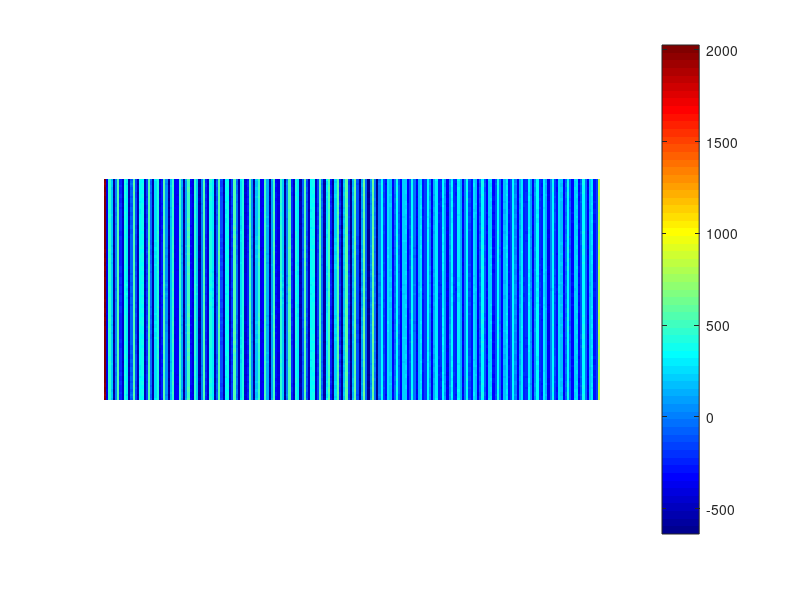

MATLAB code for this plot:
%% 参数设置
alpha = 7;
E = 1000; % 固体的杨氏模量
Ev = E/10^(alpha-1); % 搭配固体的虚拟的杨氏模量
nu = 0.3; % 固体的泊松比
rhos = 1; % 固体的密度
rhosv = rhos/10^alpha; % 搭配固体的虚拟的密度

kappa = 1; % 气体的体积模量
kappav = kappa*10^alpha; % 搭配气体的虚拟的体积模量
rhoa = 1; % 气体的密度，待确定
rhoav = rhoa*10^(alpha-1); % 搭配气体的虚拟的密度

q = 1; % RAMP插值的参数
omega = 2;
k = 2; % 似乎是波数，等于omega/c_a
pin = 1000;

%% 设计变量的初始化
nelxs = 25;
nelx = nelxs*9;  % x方向网格数,4.5米,每个单元格0.02米
nely = nelxs*4;  % y方向网格数,2米,每个单元格0.02米
volfrac = 0.55; % 体积分数，也决定了初始解

x = zeros(nely, nelx);   % 初始化全0矩阵
x(:,nelxs*4+1:nelxs*5) = volfrac;    % 将中间25列的值设为0.55
xPhys = x;  % 过滤和Heaviside投影在之后补充
xPhyss = xPhys(:,nelxs*4+1:nelxs*5); %把中间部分取出来
% imagesc(1-x); colormap(gray); clim([0 1]); axis equal; axis off;  % 测试代码

%% 物理场的编号
% 声压场的编号，整个区域的声压场都需要计算，一共(nely+1)*(nelx+1)个节点，也是这么多自由度
P = zeros((nely+1)*(nelx+1),1); % 用于存储声压场的自由度
nodenrsa = reshape(1:(1+nelx)*(1+nely),1+nely,1+nelx); % 给(nely+1)*(nelx+1)个节点编号
edofVeca = reshape(nodenrsa(1:end-1,1:end-1)+nely+1,nelx*nely,1); % 记录每个单元的右上节点的编号
edofMata = repmat(edofVeca,1,4)+repmat([0 -nely-1 -nely 1],nelx*nely,1); % 记录每个单元的四个声压自由度的编号
% 以上这部分在纯声学计算特征频率的代码中用过，所以应该是没错的

% 位移场的编号，中间区域的位移场需要计算，一共(nely+1)*(nelxs+1)个节点，二倍的自由度
U = zeros(2*(nely+1)*(nelxs+1),1); % 用于存储位移场的自由度
nodenrss = reshape(1:(1+nelxs)*(1+nely),1+nely,1+nelxs); % 给(nely+1)*(nelx+1)个节点编号
edofVecs = reshape(2*nodenrss(1:end-1,1:end-1)+1,nelxs*nely,1); % 记录每个单元的左下节点的编号
edofMats = repmat(edofVecs,1,8)+repmat([0 1 2*nely+[2 3 0 1] -2 -1],nelxs*nely,1); % 记录每个单元的八个位移自由度的编号
% 以上这部分在纯力学的代码中用过很多次了，所以应该是没错的

%% 局部矩阵的计算
% 纯声学部分
Kae = 1/6*[4 -1 -2 -1; -1 4 -1 -2; -2 -1 4 -1; -1 -2 -1 4];
Mae = 1/36*[4 2 1 2; 2 4 2 1; 1 2 4 2; 2 1 2 4];

iIndexaa = reshape(kron(edofMata,ones(4,1))',16*nelx*nely,1);
jIndexaa = reshape(kron(edofMata,ones(1,4))',16*nelx*nely,1);
% 以上这部分在纯声学计算特征频率的代码中用过，所以应该是没错的

Mle = 1/6*[2 0 0 1;0 0 0 0;0 0 0 0;1 0 0 2];
Mre = 1/6*[0 0 0 0;0 2 1 0;0 1 2 0;0 0 0 0];
iIndexl = reshape(kron(edofMata(1:nely, :),ones(4,1))',16*nely,1);
jIndexl = reshape(kron(edofMata(1:nely, :),ones(1,4))',16*nely,1);
iIndexr = reshape(kron(edofMata((nelx-1)*nely+1:nelx*nely, :),ones(4,1))',16*nely,1);
jIndexr = reshape(kron(edofMata((nelx-1)*nely+1:nelx*nely, :),ones(1,4))',16*nely,1);
% 这部分比较简单，感觉不会错

% 纯力学部分
A11 = [12  3 -6 -3;  3 12  3  0; -6  3 12 -3; -3  0 -3 12];
A12 = [-6 -3  0  3; -3 -6 -3 -6;  0 -3 -6  3;  3 -6  3 -6];
B11 = [-4  3 -2  9;  3 -4 -9  4; -2 -9 -4 -3;  9  4 -3 -4];
B12 = [ 2 -3  4 -9; -3  2  9 -2;  4  9  2  3; -9 -2  3  2];
Kse = 1/(1-nu^2)/24*([A11 A12;A12' A11]+nu*[B11 B12;B12' B11]);

L = [4 0 2 0; 0 4 0 2; 2 0 4 0; 0 2 0 4];
R = [1 0 2 0; 0 1 0 2; 2 0 1 0; 0 2 0 1];
Mse = [L R; R' L]/36;

iIndexss = reshape(kron(edofMats,ones(8,1))',64*nelxs*nely,1);
jIndexss = reshape(kron(edofMats,ones(1,8))',64*nelxs*nely,1);
% 唯一需要检查的就是Mse是不是编对了，但他是在Mae基础上来的，大概率对


% 声振耦合的部分
Spe = [-2 0 0 -1; -2 -1 0 0; 0 2 1 0; -1 -2 0 0; 0 1 2 0; 0 0 2 1; -1 0 0 -2; 0 0 1 2]/6;
Sue = Spe';
% 这部分仔细检查验算了，应该是对的

% 给Sp用的行列指标
iIndexp = reshape(kron(edofMats,ones(4,1))',32*nelxs*nely,1);
jIndexp = reshape(kron(edofMata(4*nelxs*nely+1:5*nelxs*nely, :),ones(1,8))',32*nelxs*nely,1);
% 给Su用的行列指标
iIndexu = reshape(kron(edofMata(4*nelxs*nely+1:5*nelxs*nely, :),ones(8,1))',32*nelxs*nely,1);
jIndexu = reshape(kron(edofMats,ones(1,4))',32*nelxs*nely,1);
% 这部分仔细检查验算了，应该是对的

%% 全局矩阵的拼装
% 纯声学部分
sKa = reshape(Kae(:)*(1/rhoa + (1/rhoav-1/rhoa)*xPhys(:)./(1+q*(1-xPhys(:))))',16*nelx*nely,1);
sMa = reshape(Mae(:)*(1/kappa + (1/kappav-1/kappa)*xPhys(:))',16*nelx*nely,1);
% 用的是论文中的插值公式，除非我对matlab的语法理解有问题，不然不会错
Ka = sparse(iIndexaa,jIndexaa,sKa); Ka = (Ka+Ka')/2;
Ma = sparse(iIndexaa,jIndexaa,sMa); Ma = (Ma+Ma')/2;

sMl = reshape(Mle(:) * (1/rhoa + (1/rhoav - 1/rhoa) * xPhys(:,1) ./ (1 + q*(1 - xPhys(:,1))))', 16*nely, 1);
sMr = reshape(Mre(:) * (1/rhoa + (1/rhoav - 1/rhoa) * xPhys(:,nelx) ./ (1 + q*(1 - xPhys(:,nelx))))', 16*nely, 1);
% sMl = reshape(Mle(:)*(1/rhoa + (1/rhoav-1/rhoa)*repmat(xPhys(:,1), size(xPhys,2),1)./(1+q*(1-repmat(xPhys(:,1), size(xPhys,2),1))))',16*nely,1);
% sMr = reshape(Mre(:)*(1/rhoa + (1/rhoav-1/rhoa)*repmat(xPhys(:,nelx), size(xPhys,2),1)./(1+q*(1-repmat(xPhys(:,nelx), size(xPhys,2),1))))',16*nely,1);
Ml = sparse(iIndexl,jIndexl,sMl,(nely+1)*(nelx+1),(nely+1)*(nelx+1)); Ml = (Ml+Ml')/2;
Mr = sparse(iIndexr,jIndexr,sMr); Mr = (Mr+Mr')/2;
Mi = Ml+Mr;

Fa = zeros((nely+1)*(nelx+1), 1);
Fa(1:nely+1) = [(1/rhoa + (1/rhoav-1/rhoa)*xPhys(:,1)./(1+q*(1-xPhys(:,1)))); 0]/2 + [0; (1/rhoa + (1/rhoav-1/rhoa)*xPhys(:,1)./(1+q*(1-xPhys(:,1))))]/2;

% 纯力学部分
sKs = reshape(Kse(:)*(Ev+(E-Ev)*xPhyss(:)./(1+q*(1-xPhyss(:))))',64*nelxs*nely,1);
sMs = reshape(Mse(:)*(rhosv+(rhos-rhosv)*xPhyss(:))',64*nelxs*nely,1);
% 用的是论文中的插值公式，除非我对matlab的语法理解有问题，不然不会错
Ks = sparse(iIndexss,jIndexss,sKs); Ks = (Ks+Ks')/2;
Ms = sparse(iIndexss,jIndexss,sMs); Ms = (Ms+Ms')/2;

% 声振耦合部分
% Sp外法向是一致的，然后他出现在等式右侧的时候自带一个负号-Sp，移到左侧会变正的
sSp = reshape(Spe(:)*(xPhyss(:)'),32*nelxs*nely,1);
% Su这里出负号是因为外法向冲突需要调整，实际上Su最初在等式右侧，变到左侧还会成-Su
sSu = -reshape(Sue(:)*(xPhyss(:)'),32*nelxs*nely,1);

Sp = sparse(iIndexp,jIndexp,sSp,2*(nely+1)*(nelxs+1),(nely+1)*(nelx+1));
Su = sparse(iIndexu,jIndexu,sSu,(nely+1)*(nelx+1),2*(nely+1)*(nelxs+1));

% 组装大矩阵
K = [Ka-omega^2*Ma+1i*k*Mi,-omega^2*Su;Sp,Ks-omega^2*Ms];

% 构造右侧向量
F = [2*1i*k*pin*Fa; zeros(size(Ks, 1), 1)];

% 求解合并后的方程组 A * Q = F
Q = K \ F;
P = reshape(Q(1:(nely+1)*(nelx+1)),nely+1,nelx+1);

imagesc(real(P)); colormap(jet); colorbar; axis equal; axis off;

disp(min(real(P(:))));
















%% 有限元的计算




